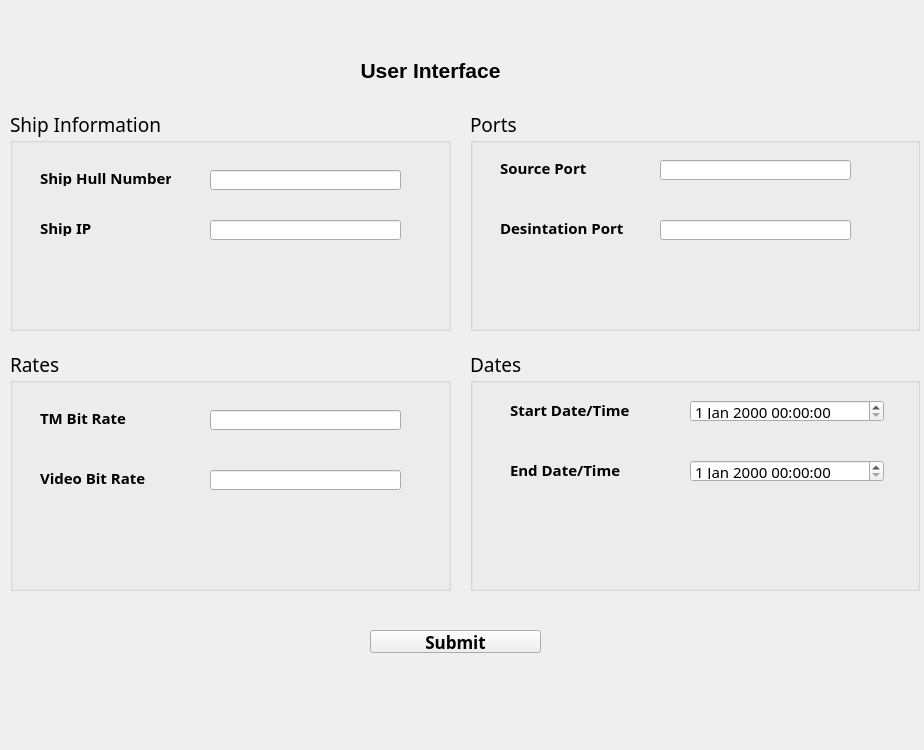
<?xml version="1.0" encoding="UTF-8"?>
<ui version="4.0">
 <class>Form</class>
 <widget class="QWidget" name="Form">
  <property name="geometry">
   <rect>
    <x>0</x>
    <y>0</y>
    <width>924</width>
    <height>750</height>
   </rect>
  </property>
  <property name="windowTitle">
   <string>Form</string>
  </property>
  <widget class="QGroupBox" name="groupBox">
   <property name="geometry">
    <rect>
     <x>10</x>
     <y>110</y>
     <width>441</width>
     <height>221</height>
    </rect>
   </property>
   <property name="font">
    <font>
     <family>Mongolian Baiti</family>
     <pointsize>14</pointsize>
    </font>
   </property>
   <property name="title">
    <string>Ship Information</string>
   </property>
   <widget class="QLabel" name="label_6">
    <property name="geometry">
     <rect>
      <x>30</x>
      <y>60</y>
      <width>131</width>
      <height>16</height>
     </rect>
    </property>
    <property name="font">
     <font>
      <pointsize>11</pointsize>
      <weight>75</weight>
      <bold>true</bold>
     </font>
    </property>
    <property name="text">
     <string>Ship Hull Number</string>
    </property>
   </widget>
   <widget class="QLabel" name="label_7">
    <property name="geometry">
     <rect>
      <x>30</x>
      <y>110</y>
      <width>121</width>
      <height>16</height>
     </rect>
    </property>
    <property name="font">
     <font>
      <pointsize>11</pointsize>
      <weight>75</weight>
      <bold>true</bold>
     </font>
    </property>
    <property name="text">
     <string>Ship IP</string>
    </property>
   </widget>
   <widget class="QLineEdit" name="Ship_number">
    <property name="geometry">
     <rect>
      <x>200</x>
      <y>60</y>
      <width>191</width>
      <height>20</height>
     </rect>
    </property>
   </widget>
   <widget class="QLineEdit" name="Ship_ip">
    <property name="geometry">
     <rect>
      <x>200</x>
      <y>110</y>
      <width>191</width>
      <height>20</height>
     </rect>
    </property>
   </widget>
  </widget>
  <widget class="QGroupBox" name="groupBox_2">
   <property name="geometry">
    <rect>
     <x>10</x>
     <y>350</y>
     <width>441</width>
     <height>241</height>
    </rect>
   </property>
   <property name="font">
    <font>
     <family>Mongolian Baiti</family>
     <pointsize>14</pointsize>
    </font>
   </property>
   <property name="title">
    <string>Rates</string>
   </property>
   <widget class="QLabel" name="label_8">
    <property name="geometry">
     <rect>
      <x>30</x>
      <y>60</y>
      <width>101</width>
      <height>16</height>
     </rect>
    </property>
    <property name="font">
     <font>
      <pointsize>11</pointsize>
      <weight>75</weight>
      <bold>true</bold>
     </font>
    </property>
    <property name="text">
     <string>TM Bit Rate</string>
    </property>
   </widget>
   <widget class="QLabel" name="label_9">
    <property name="geometry">
     <rect>
      <x>30</x>
      <y>120</y>
      <width>111</width>
      <height>16</height>
     </rect>
    </property>
    <property name="font">
     <font>
      <pointsize>11</pointsize>
      <weight>75</weight>
      <bold>true</bold>
     </font>
    </property>
    <property name="text">
     <string>Video Bit Rate</string>
    </property>
   </widget>
   <widget class="QLineEdit" name="TM_rate">
    <property name="geometry">
     <rect>
      <x>200</x>
      <y>60</y>
      <width>191</width>
      <height>20</height>
     </rect>
    </property>
   </widget>
   <widget class="QLineEdit" name="Video_rate">
    <property name="geometry">
     <rect>
      <x>200</x>
      <y>120</y>
      <width>191</width>
      <height>20</height>
     </rect>
    </property>
   </widget>
  </widget>
  <widget class="QGroupBox" name="groupBox_3">
   <property name="geometry">
    <rect>
     <x>470</x>
     <y>110</y>
     <width>450</width>
     <height>221</height>
    </rect>
   </property>
   <property name="font">
    <font>
     <family>Mongolian Baiti</family>
     <pointsize>14</pointsize>
    </font>
   </property>
   <property name="title">
    <string>Ports</string>
   </property>
   <widget class="QLabel" name="label_4">
    <property name="geometry">
     <rect>
      <x>30</x>
      <y>50</y>
      <width>91</width>
      <height>16</height>
     </rect>
    </property>
    <property name="font">
     <font>
      <pointsize>11</pointsize>
      <weight>75</weight>
      <bold>true</bold>
     </font>
    </property>
    <property name="text">
     <string>Source Port</string>
    </property>
   </widget>
   <widget class="QLabel" name="label_5">
    <property name="geometry">
     <rect>
      <x>30</x>
      <y>110</y>
      <width>131</width>
      <height>16</height>
     </rect>
    </property>
    <property name="font">
     <font>
      <family>Mongolian Baiti</family>
      <pointsize>11</pointsize>
      <weight>75</weight>
      <bold>true</bold>
     </font>
    </property>
    <property name="text">
     <string>Desintation Port</string>
    </property>
   </widget>
   <widget class="QLineEdit" name="Source_port">
    <property name="geometry">
     <rect>
      <x>190</x>
      <y>50</y>
      <width>191</width>
      <height>20</height>
     </rect>
    </property>
   </widget>
   <widget class="QLineEdit" name="Des_port">
    <property name="geometry">
     <rect>
      <x>190</x>
      <y>110</y>
      <width>191</width>
      <height>20</height>
     </rect>
    </property>
   </widget>
  </widget>
  <widget class="QGroupBox" name="groupBox_4">
   <property name="geometry">
    <rect>
     <x>470</x>
     <y>350</y>
     <width>450</width>
     <height>241</height>
    </rect>
   </property>
   <property name="font">
    <font>
     <family>Mongolian Baiti</family>
     <pointsize>14</pointsize>
    </font>
   </property>
   <property name="title">
    <string>Dates</string>
   </property>
   <widget class="QDateTimeEdit" name="Start_data">
    <property name="geometry">
     <rect>
      <x>220</x>
      <y>50</y>
      <width>194</width>
      <height>22</height>
     </rect>
    </property>
    <property name="font">
     <font>
      <pointsize>11</pointsize>
     </font>
    </property>
   </widget>
   <widget class="QDateTimeEdit" name="End_date">
    <property name="geometry">
     <rect>
      <x>220</x>
      <y>110</y>
      <width>194</width>
      <height>22</height>
     </rect>
    </property>
    <property name="font">
     <font>
      <pointsize>11</pointsize>
     </font>
    </property>
   </widget>
   <widget class="QLabel" name="label_2">
    <property name="geometry">
     <rect>
      <x>40</x>
      <y>50</y>
      <width>141</width>
      <height>20</height>
     </rect>
    </property>
    <property name="font">
     <font>
      <pointsize>11</pointsize>
      <weight>75</weight>
      <bold>true</bold>
     </font>
    </property>
    <property name="text">
     <string>Start Date/Time</string>
    </property>
   </widget>
   <widget class="QLabel" name="label_3">
    <property name="geometry">
     <rect>
      <x>40</x>
      <y>110</y>
      <width>121</width>
      <height>20</height>
     </rect>
    </property>
    <property name="font">
     <font>
      <pointsize>11</pointsize>
      <weight>75</weight>
      <bold>true</bold>
     </font>
    </property>
    <property name="text">
     <string>End Date/Time</string>
    </property>
   </widget>
  </widget>
  <widget class="QLabel" name="label">
   <property name="geometry">
    <rect>
     <x>240</x>
     <y>60</y>
     <width>381</width>
     <height>20</height>
    </rect>
   </property>
   <property name="font">
    <font>
     <pointsize>16</pointsize>
     <weight>75</weight>
     <bold>true</bold>
    </font>
   </property>
   <property name="text">
    <string>User Interface</string>
   </property>
   <property name="alignment">
    <set>Qt::AlignCenter</set>
   </property>
  </widget>
  <widget class="QPushButton" name="pushButton">
   <property name="geometry">
    <rect>
     <x>370</x>
     <y>630</y>
     <width>171</width>
     <height>23</height>
    </rect>
   </property>
   <property name="font">
    <font>
     <family>Microsoft New Tai Lue</family>
     <pointsize>13</pointsize>
     <weight>75</weight>
     <bold>true</bold>
    </font>
   </property>
   <property name="text">
    <string>Submit</string>
   </property>
  </widget>
 </widget>
 <resources/>
 <connections/>
</ui>
